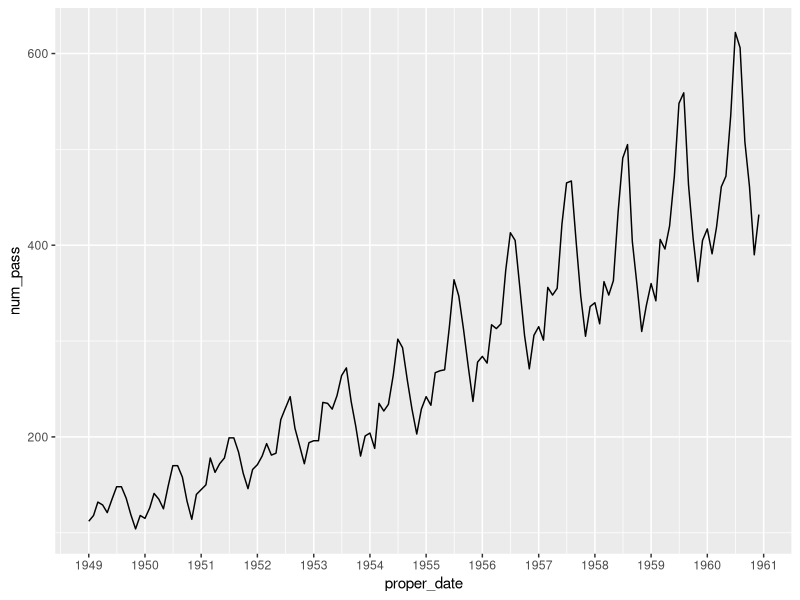

The R script that drew this image:


# * Highlight ts objects in R ---------------------------------------------

air_p = AirPassengers
air_p

year_1 = air_p[1:12] # using traditional indexing will convert the ts into a num vec
year_1_ts = window(air_p, start = c(1949, 1), end = c(1949,12))


# ggplot (I need to have an x and a y)
x_vec = time(air_p) # convert the index for the time-series to a numeric variable that you can use for plotting

proper_date = seq.Date(
  from = lubridate::ymd('1949-01-01'), to = lubridate::ymd('1960-12-01'), 
  by = '1 month'
  )

airpass_df = data.frame(date = x_vec, proper_date, num_pass = air_p)

# to leverage the fact that we have a proper date in case you
# did not like the decimals
# the decimals represent (period_num - 1)/num_periods_per_year
ggplot2::ggplot(data = airpass_df,
                ggplot2::aes(x = proper_date, y = num_pass)) +
  ggplot2::geom_line() +
  ggplot2::scale_x_date(breaks = scales::pretty_breaks(n = 12))


